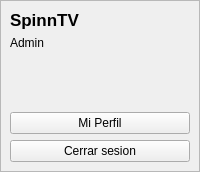
     <widget class="QWidget" name="profileCont" native="true">
      <layout class="QVBoxLayout" name="verticalLayout_13">
       <property name="spacing">
        <number>0</number>
       </property>
       <property name="leftMargin">
        <number>0</number>
       </property>
       <property name="topMargin">
        <number>0</number>
       </property>
       <property name="rightMargin">
        <number>0</number>
       </property>
       <property name="bottomMargin">
        <number>0</number>
       </property>
       <item alignment="Qt::AlignTop">
        <widget class="QFrame" name="frame_15">
         <property name="minimumSize">
          <size>
           <width>100</width>
           <height>0</height>
          </size>
         </property>
         <property name="frameShape">
          <enum>QFrame::StyledPanel</enum>
         </property>
         <property name="frameShadow">
          <enum>QFrame::Raised</enum>
         </property>
         <layout class="QVBoxLayout" name="verticalLayout_14">
          <item alignment="Qt::AlignTop">
           <widget class="QLabel" name="label_44">
            <property name="font">
             <font>
              <pointsize>13</pointsize>
              <bold>true</bold>
             </font>
            </property>
            <property name="text">
             <string>SpinnTV</string>
            </property>
           </widget>
          </item>
          <item alignment="Qt::AlignTop">
           <widget class="QLabel" name="label_45">
            <property name="text">
             <string>Admin</string>
            </property>
           </widget>
          </item>
          <item alignment="Qt::AlignHCenter|Qt::AlignVCenter">
           <widget class="QLabel" name="label_46">
            <property name="minimumSize">
             <size>
              <width>50</width>
              <height>50</height>
             </size>
            </property>
            <property name="maximumSize">
             <size>
              <width>50</width>
              <height>50</height>
             </size>
            </property>
            <property name="text">
             <string/>
            </property>
            <property name="pixmap">
             <pixmap resource="resources.qrc">:/blueIcons/assets/icon_blue/alert-circle.svg</pixmap>
            </property>
           </widget>
          </item>
          <item>
           <widget class="QPushButton" name="pushButton_11">
            <property name="text">
             <string>Mi Perfil</string>
            </property>
            <property name="icon">
             <iconset resource="resources.qrc">
              <normaloff>:/blueIcons/assets/icon_blue/user.svg</normaloff>:/blueIcons/assets/icon_blue/user.svg</iconset>
            </property>
           </widget>
          </item>
          <item>
           <widget class="QPushButton" name="pushButton_12">
            <property name="text">
             <string>Cerrar sesion</string>
            </property>
            <property name="icon">
             <iconset resource="resources.qrc">
              <normaloff>:/blueIcons/assets/icon_blue/log-out.svg</normaloff>:/blueIcons/assets/icon_blue/log-out.svg</iconset>
            </property>
           </widget>
          </item>
         </layout>
        </widget>
       </item>
      </layout>
     </widget>
